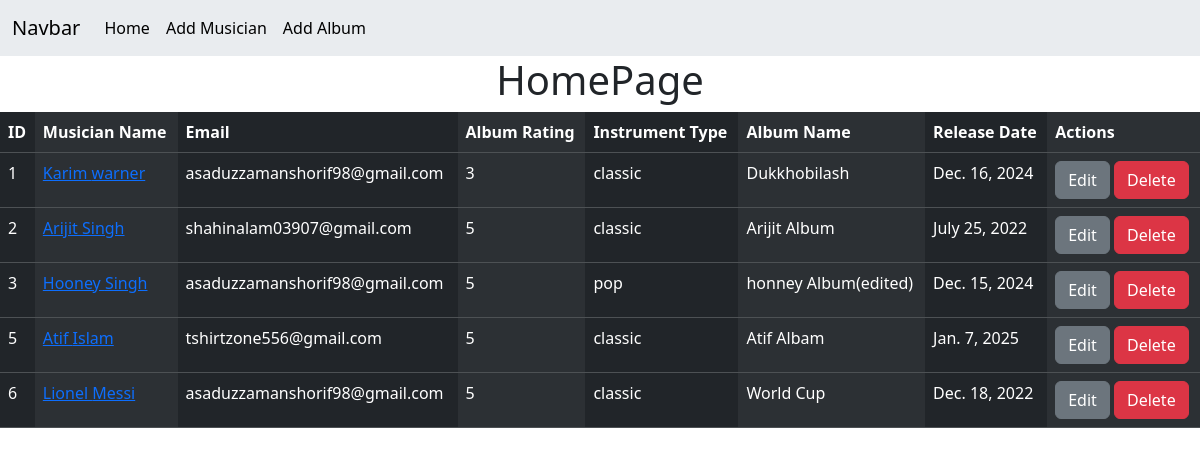
The page / on the database its author committed.
### album/models.py (models this page shows, shortened)
class albumModel(models.Model):
    choices_rating = (
        (1,'1'),
        (2,'2'),
        (3,'3'),
        (4,'4'),
        (5,'5'),
    )
    album_name = models.TextField()
    musician = models.ForeignKey(musicianModel, on_delete=models.CASCADE)
    release_date = models.DateField()
    ratings = models.IntegerField(choices=choices_rating)

### musician/models.py (models this page shows, shortened)
class musicianModel(models.Model):
    instruments= (
        ('hiphop','hiphop'),
        ('classic','Classic'),
        ('pop','Pop'),
    )
    first_name = models.CharField(max_length=25)
    last_name = models.CharField(max_length=25)
    email = models.EmailField()
    phone_no = models.CharField(max_length=12)
    instrument_type = models.CharField(max_length=20,choices=instruments)

### MUSICIAN_DIRECTORY/views.py (the view)
# urls.py: 2. Add a URL to urlpatterns:  path('', views.home, name='home')
def home(request):
    data = albumModel.objects.all()
    return render(request,'home.html',{'data':data})

### templates/home.html
{% extends "base.html" %}
{% block content %}
    <p class="h1 text-center ">HomePage</p>
    {% if data %}
    <table class="table table-dark table-striped-columns">
        <thead>
          <tr>
            <th scope="col">ID</th>
            <th scope="col">Musician Name</th>
            <th scope="col">Email</th>
            <th scope="col">Album Rating</th>
            <th scope="col">Instrument Type</th>
            <th scope="col">Album Name</th>
            <th scope="col">Release Date</th>
            <th scope="col">Actions</th>
          </tr>
        </thead>
        <tbody>
            {% for d in data%}
            <tr>
            <td>{{d.id}}</td>
            <td><a href="{% url "editMusician" id=d.id%}">{{d.musician.first_name}} {{d.musician.last_name}}</a></td>
            <td>{{d.musician.email}}</td>
            <td>{{d.ratings}}</td>
            <td>{{d.musician.instrument_type}}</td>
            <td>{{d.album_name}}</td>
            <td>{{d.release_date}}</td>
            <td>
                <a href="{% url "edit_album" id=d.id %}" class="btn btn-secondary">Edit</a>
                <a href="{% url "delete" id=d.id %}" class="btn btn-danger">Delete</a>
            </td>
        </tr>
        {% endfor %}
    </tbody>
</table>
{%else%}
<h1 class="text-center m-5 p-5">No data to show</h1>
{% endif %}
{% endblock %}

### templates/base.html (shortened to what this page needs)
<!DOCTYPE html>
<html lang="en">
  <head>
    <link
      href="https://cdn.jsdelivr.net/npm/bootstrap@5.3.3/dist/css/bootstrap.min.css"
      rel="stylesheet"
    />
  </head>
  <body>
    <header>
        <nav class="navbar navbar-expand-lg bg-body-secondary">
            <div class="container-fluid">
              <a class="navbar-brand" href="#">Navbar</a>
              <div class="collapse navbar-collapse" id="navbarText">
                <ul class="navbar-nav me-auto mb-2 mb-lg-0">
                    <li class="nav-item">
                      <a class="nav-link active" aria-current="page" href="{% url "homepage" %}">Home</a>
                    </li>
                    <li class="nav-item">
                      <a class="nav-link active" aria-current="page" href= "{% url "musicianPage" %}">Add Musician</a>
                    </li>
                    <li class="nav-item">
                      <a class="nav-link active" aria-current="page" href="{% url "albumPage" %}">Add Album</a>
                    </li>
                </ul>
              </div>
            </div>
          </nav>
    </header>
    <main>
        {% block content %}
        {% endblock %}
    </main>
  </body>
</html>

### rows shown on the page
albumModel: id "1", musician.first_name "Karim", musician.last_name "warner", musician.email "asaduzzamanshorif98@gmail.com", ratings "3", musician.instrument_type "classic", album_name "Dukkhobilash", release_date "Dec. 16, 2024"
albumModel: id "2", musician.first_name "Arijit", musician.last_name "Singh", musician.email "shahinalam03907@gmail.com", ratings "5", musician.instrument_type "classic", album_name "Arijit Album", release_date "July 25, 2022"
albumModel: id "3", musician.first_name "Hooney", musician.last_name "Singh", musician.email "asaduzzamanshorif98@gmail.com", ratings "5", musician.instrument_type "pop", album_name "honney Album(edited)", release_date "Dec. 15, 2024"
albumModel: id "5", musician.first_name "Atif", musician.last_name "Islam", musician.email "tshirtzone556@gmail.com", ratings "5", musician.instrument_type "classic", album_name "Atif Albam", release_date "Jan. 7, 2025"
albumModel: id "6", musician.first_name "Lionel", musician.last_name "Messi", musician.email "asaduzzamanshorif98@gmail.com", ratings "5", musician.instrument_type "classic", album_name "World Cup", release_date "Dec. 18, 2022"
